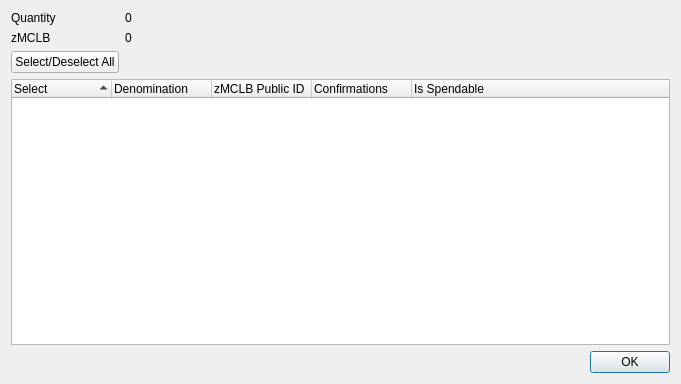
<?xml version="1.0" encoding="UTF-8"?>
<ui version="4.0">
 <class>ZMillenniumclubcoinControlDialog</class>
 <widget class="QDialog" name="ZMillenniumclubcoinControlDialog">
  <property name="geometry">
   <rect>
    <x>0</x>
    <y>0</y>
    <width>681</width>
    <height>384</height>
   </rect>
  </property>
  <property name="minimumSize">
   <size>
    <width>681</width>
    <height>384</height>
   </size>
  </property>
  <property name="windowTitle">
   <string>Select zMCLB to Spend</string>
  </property>
  <layout class="QGridLayout" name="gridLayout">
   <item row="0" column="0">
    <layout class="QFormLayout" name="formLayout">
     <property name="sizeConstraint">
      <enum>QLayout::SetDefaultConstraint</enum>
     </property>
     <item row="0" column="0">
      <widget class="QLabel" name="labelQuantity">
       <property name="text">
        <string>Quantity</string>
       </property>
      </widget>
     </item>
     <item row="0" column="1">
      <widget class="QLabel" name="labelQuantity_int">
       <property name="text">
        <string>0</string>
       </property>
      </widget>
     </item>
     <item row="1" column="0">
      <widget class="QLabel" name="labelZMillenniumclubcoin">
       <property name="text">
        <string>zMCLB</string>
       </property>
      </widget>
     </item>
     <item row="1" column="1">
      <widget class="QLabel" name="labelZMillenniumclubcoin_int">
       <property name="text">
        <string>0</string>
       </property>
      </widget>
     </item>
     <item row="2" column="0">
      <widget class="QPushButton" name="pushButtonAll">
       <property name="text">
        <string>Select/Deselect All</string>
       </property>
      </widget>
     </item>
    </layout>
   </item>
   <item row="1" column="0">
    <layout class="QVBoxLayout" name="verticalLayout">
     <item>
      <widget class="QTreeWidget" name="treeWidget">
       <property name="minimumSize">
        <size>
         <width>0</width>
         <height>250</height>
        </size>
       </property>
       <property name="alternatingRowColors">
        <bool>true</bool>
       </property>
       <property name="sortingEnabled">
        <bool>true</bool>
       </property>
       <property name="columnCount">
        <number>5</number>
       </property>
       <attribute name="headerDefaultSectionSize">
        <number>100</number>
       </attribute>
       <column>
        <property name="text">
         <string notr="true">Select</string>
        </property>
       </column>
       <column>
        <property name="text">
         <string notr="true">Denomination</string>
        </property>
       </column>
       <column>
        <property name="text">
         <string notr="true">zMCLB Public ID</string>
        </property>
       </column>
       <column>
        <property name="text">
         <string notr="true">Confirmations</string>
        </property>
       </column>
       <column>
        <property name="text">
         <string>Is Spendable</string>
        </property>
       </column>
      </widget>
     </item>
     <item>
      <widget class="QDialogButtonBox" name="buttonBox">
       <property name="orientation">
        <enum>Qt::Horizontal</enum>
       </property>
       <property name="standardButtons">
        <set>QDialogButtonBox::Ok</set>
       </property>
      </widget>
     </item>
    </layout>
   </item>
  </layout>
 </widget>
 <resources/>
 <connections>
  <connection>
   <sender>buttonBox</sender>
   <signal>accepted()</signal>
   <receiver>ZMillenniumclubcoinControlDialog</receiver>
   <slot>accept()</slot>
   <hints>
    <hint type="sourcelabel">
     <x>248</x>
     <y>254</y>
    </hint>
    <hint type="destinationlabel">
     <x>157</x>
     <y>274</y>
    </hint>
   </hints>
  </connection>
  <connection>
   <sender>buttonBox</sender>
   <signal>rejected()</signal>
   <receiver>ZMillenniumclubcoinControlDialog</receiver>
   <slot>reject()</slot>
   <hints>
    <hint type="sourcelabel">
     <x>316</x>
     <y>260</y>
    </hint>
    <hint type="destinationlabel">
     <x>286</x>
     <y>274</y>
    </hint>
   </hints>
  </connection>
 </connections>
</ui>
